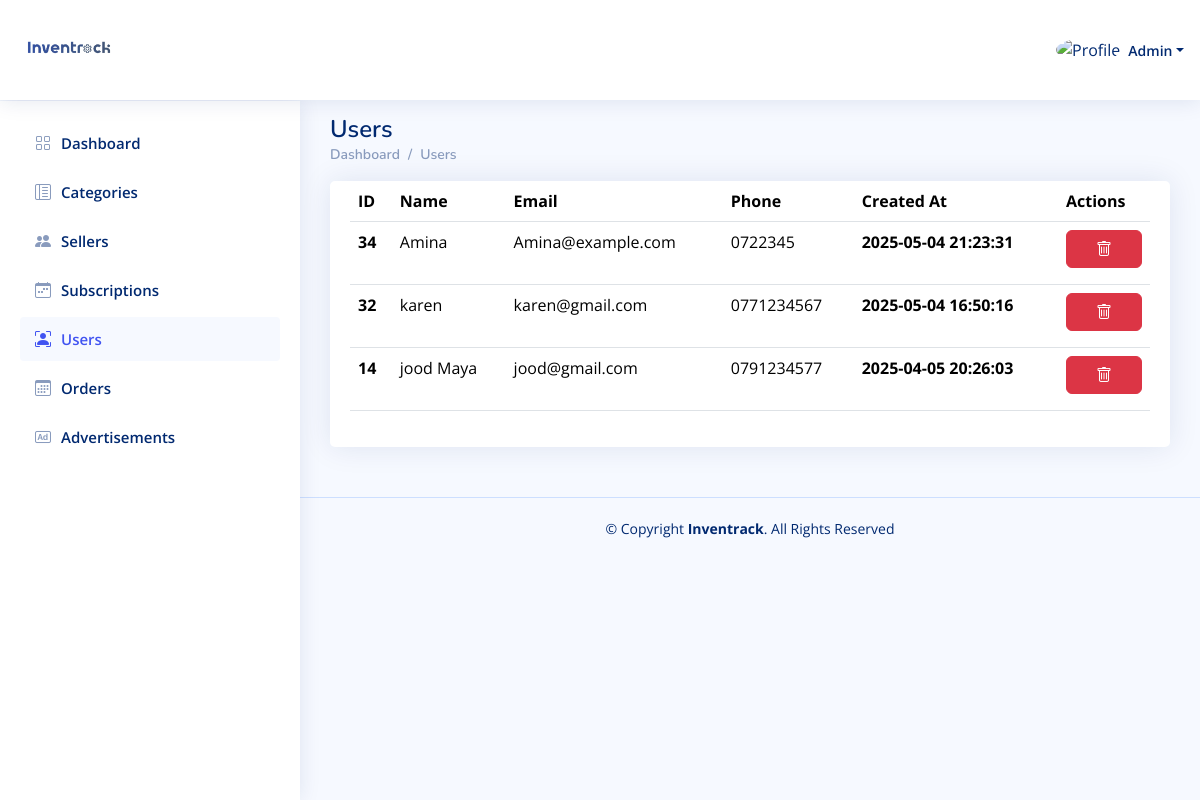
Page /Admin_Dashboard/Users.php (signed in) on the committed database.
### tables this page shows
CREATE TABLE `users` (
  `id` int(11) NOT NULL,
  `user_type_id` int(11) NOT NULL,
  `name` varchar(250) NOT NULL,
  `email` varchar(250) NOT NULL,
  `phone` varchar(250) NOT NULL,
  `password` varchar(250) NOT NULL,
  `image` varchar(250) DEFAULT NULL,
  `description` text DEFAULT NULL,
  `instagram_link` varchar(250) DEFAULT NULL,
  `active` int(11) NOT NULL DEFAULT 1,
  `created_at` timestamp NOT NULL DEFAULT current_timestamp()
);

### Admin_Dashboard/Users.php (the view, shortened to what this page needs)
<?php
include "../Connect.php";
$A_ID = $_SESSION['A_Log'];
if (!$A_ID) {
    echo '<script language="JavaScript">
     document.location="../Login.php";
    </script>';
} else {
    $sql1 = mysqli_query($con, "select * from users where id='$A_ID'");
    $row1 = mysqli_fetch_array($sql1);
    $name = $row1['name'];
}
?>
<!DOCTYPE html>
<html lang="en">
  <head>
    <link
      href="../assets/vendor/bootstrap/css/bootstrap.min.css"
      rel="stylesheet"
    />
    <link
      href="../assets/vendor/bootstrap-icons/bootstrap-icons.css"
      rel="stylesheet"
    />
    <link href="../assets/vendor/boxicons/css/boxicons.min.css" rel="stylesheet" />
    <link href="../assets/vendor/quill/quill.snow.css" rel="stylesheet" />
    <link href="../assets/vendor/quill/quill.bubble.css" rel="stylesheet" />
    <link href="../assets/vendor/remixicon/remixicon.css" rel="stylesheet" />
    <link href="../assets/vendor/simple-datatables/style.css" rel="stylesheet" />
    <link href="../assets/css/style.css" rel="stylesheet" />
  </head>
  <body>
    <header id="header" class="header fixed-top d-flex align-items-center">
      <div class="d-flex align-items-center justify-content-between">
        <a href="index.php" class="logo d-flex align-items-center">
          <img src="../assets/img/Logo.png" alt="" />
        </a>
      </div>
      <nav class="header-nav ms-auto">
        <ul class="d-flex align-items-center">
          <li class="nav-item dropdown pe-3">
            <a
              class="nav-link nav-profile d-flex align-items-center pe-0"
              href="#"
              data-bs-toggle="dropdown"
            >
              <img
                src="https://www.computerhope.com/jargon/g/guest-user.png"
                alt="Profile"
                class="rounded-circle"
              />
              <span class="d-none d-md-block dropdown-toggle ps-2"><?php echo $name ?></span> </a
            >
          </li>
        </ul>
      </nav>
    </header>
    <?php require './Aside-Nav/Aside.php'?>
    <main id="main" class="main">
      <div class="pagetitle">
        <h1>Users</h1>
        <nav>
          <ol class="breadcrumb">
            <li class="breadcrumb-item"><a href="index.php">Dashboard</a></li>
            <li class="breadcrumb-item">Users</li>
          </ol>
        </nav>
      </div>
      <section class="section">
        <div class="row">
         <div class="col-lg-12 col-md-12 col-sm-12">
            <div class="card">
              <div class="card-body">
                <table class="table datatable">
                  <thead>
                    <tr>
                      <th scope="col">ID</th>
                      <th scope="col">Name</th>
                      <th scope="col">Email</th>
                      <th scope="col">Phone</th>
                      <th scope="col">Created At</th>
                      <th scope="col">Actions</th>
                    </tr>
                  </thead>
                  <tbody>
                  <?php
$sql1 = mysqli_query($con, "SELECT * from users WHERE user_type_id = 3 ORDER BY id DESC");
while ($row1 = mysqli_fetch_array($sql1)) {
    $user_id = $row1['id'];
    $user_name = $row1['name'];
    $user_email = $row1['email'];
    $user_phone = $row1['phone'];
    $active = $row1['active'];
    $created_at = $row1['created_at'];
    ?>
                    <tr>
                      <th scope="row"><?php echo $user_id ?></th>
                      <td scope="row"><?php echo $user_name ?></td>
                      <td scope="row"><?php echo $user_email ?></td>
                      <td scope="row"><?php echo $user_phone ?></td>
                      <th scope="row"><?php echo $created_at ?></th>
                      <td>
                        <div class="d-flex flex-column">
                        <?php if ($active == 1) {?>
<a href="./DeleteOrRestoreUser.php?user_id=<?php echo $user_id ?>&isActive=<?php echo 0 ?>" class="btn btn-danger mb-2"><i class="bi bi-trash"></i></a>
<?php } else {?>
  <a href="./DeleteOrRestoreUser.php?user_id=<?php echo $user_id ?>&isActive=<?php echo 1 ?>" class="btn btn-primary mb-2"><i class="bi bi-arrow-clockwise"></i></a>
<?php }?>
                        </div>
                      </td>
                    </tr>
<?php
}?>
                  </tbody>
                </table>
              </div>
            </div>
          </div>
        </div>
      </section>
    </main>
    <footer id="footer" class="footer">
      <div class="copyright">
        &copy; Copyright <strong><span>Inventrack</span></strong
        >. All Rights Reserved
      </div>
    </footer>
  </body>
</html>

### assets/css/style.css (style rules this page uses)
:root { scroll-behavior: smooth; }
body { font-family: "Open Sans", sans-serif; background: #f6f9ff; color: #444444; }
a { color: #4154f1; text-decoration: none; }
h1, h2, h3, h4, h5, h6 { font-family: "Nunito", sans-serif; }
#main { margin-top: 95px; padding: 20px 30px; transition: all 0.3s; }
.pagetitle { margin-bottom: 10px; }
.pagetitle h1 { font-size: 24px; margin-bottom: 0; font-weight: 600; color: #012970; }
.card { margin-bottom: 30px; border: none; border-radius: 5px; box-shadow: 0px 0 30px rgba(1, 41, 112, 0.1); }
.card-body { padding: 0 20px 20px 20px; }
.breadcrumb { font-size: 14px; font-family: "Nunito", sans-serif; color: #899bbd; font-weight: 600; }
.breadcrumb a { color: #899bbd; transition: 0.3s; }
.breadcrumb .breadcrumb-item::before { color: #899bbd; }
.logo { line-height: 1; }
@media (min-width: 1200px) { .logo { width: 280px; } }
.logo img { max-height: 200px; width: 100px; margin-right: 6px; }
.header { transition: all 0.5s; z-index: 997; height: 100px; box-shadow: 0px 2px 20px rgba(1, 41, 112, 0.1); background-color: #fff; padding-left: 20px; }
.header-nav ul { list-style: none; }
.header-nav>ul { margin: 0; padding: 0; }
.header-nav .nav-profile { color: #012970; }
.header-nav .nav-profile img { max-height: 36px; }
.header-nav .nav-profile span { font-size: 14px; font-weight: 600; }
@media (min-width: 1200px) { #main, #footer { margin-left: 300px; } }
.footer { padding: 20px 0; font-size: 14px; transition: all 0.3s; border-top: 1px solid #cddfff; }
.footer .copyright { text-align: center; color: #012970; }

### rows in the picture
users: name "Admin"
users: id "34", name "Amina", email "Amina@example.com", phone "0722345", created_at "2025-05-04 21:23:31"
users: id "32", name "karen", email "karen@gmail.com", phone "0771234567", created_at "2025-05-04 16:50:16"
users: id "14", name "jood Maya", email "jood@gmail.com", phone "0791234577", created_at "2025-04-05 20:26:03"
